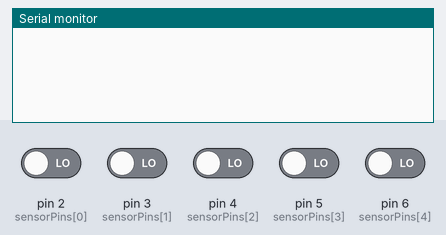
Bench run of a sketch on a simulated Arduino Uno, built with avr-gcc and run on an emulated ATmega328P. On the bench: the last lines printed to the serial monitor. The test bench sets the inputs (shaded band); at power-on: pin 2 (sensorPins[0]), pin 3 (sensorPins[1]), pin 4 (sensorPins[2]), pin 5 (sensorPins[3]), pin 6 (sensorPins[4]) LOW.

Above: at 1.2 s.
1.3 s: pin 2 (sensorPins[0]) driven HIGH
At 2.5 s:
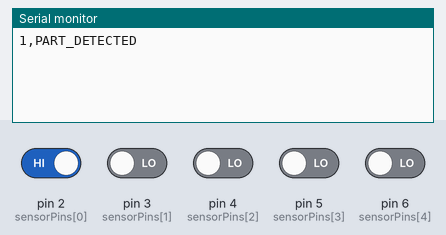
2.8 s: pin 3 (sensorPins[1]) driven HIGH
At 3.8 s:
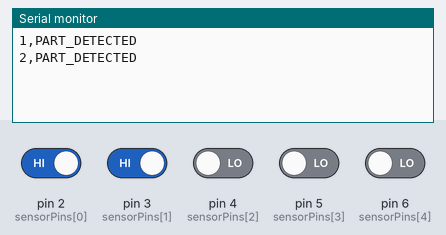
4.3 s: pin 4 (sensorPins[2]) driven HIGH
At 4.9 s:
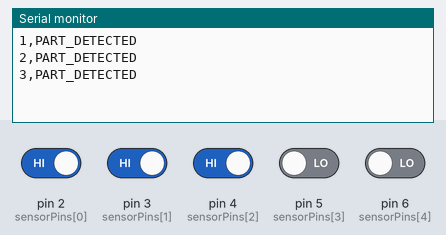
5.8 s: pin 5 (sensorPins[3]) driven HIGH
At 7.0 s:
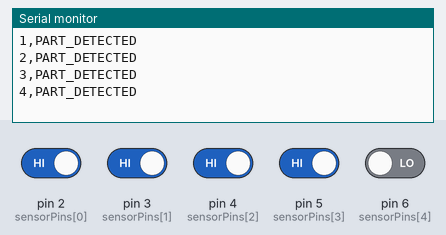
7.3 s: pin 6 (sensorPins[4]) driven HIGH
At 8.4 s:
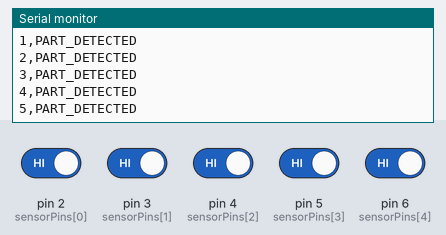
Timing chart, 0 to 9.8 s (numbered marks = the images above; inputs shaded):
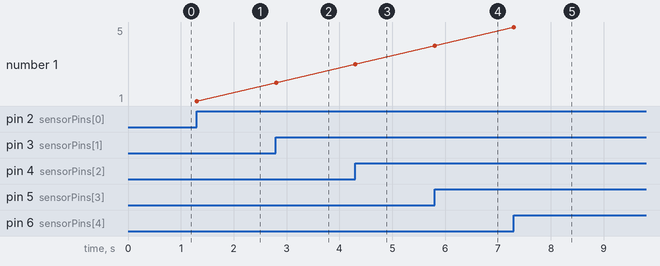

The sketch:

two_sensor_counter.ino
```cpp
const int NUM_STATIONS = 5;
const int sensorPins[NUM_STATIONS] = {2, 3, 4, 5, 6};

const unsigned long DEBOUNCE_MS = 20;

int lastState[NUM_STATIONS];
unsigned long lastChange[NUM_STATIONS];

void setup() {
  Serial.begin(9600);
  for (int i = 0; i < NUM_STATIONS; i++) {
    pinMode(sensorPins[i], INPUT);
    lastState[i] = digitalRead(sensorPins[i]);
    lastChange[i] = 0;
  }
}

void loop() {
  unsigned long now = millis();

  for (int i = 0; i < NUM_STATIONS; i++) {
    int state = digitalRead(sensorPins[i]);

    if (state != lastState[i] && (now - lastChange[i]) >= DEBOUNCE_MS) {
      lastChange[i] = now;
      lastState[i] = state;

      // PNP: beam blocked = pin goes HIGH = new part
      if (state == HIGH) {
        Serial.print(i + 1);
        Serial.println(",PART_DETECTED");
      }
    }
  }
}
```

Measured:
- after the input at 1.3 s, the serial monitor: prints a new line at once (image 1)
- after the input at 2.8 s, the serial monitor: prints a new line at once (image 2)
- after the input at 4.3 s, the serial monitor: prints a new line at once (image 3)
- after the input at 5.8 s, the serial monitor: prints a new line at once (image 4)
- after the input at 7.3 s, the serial monitor: prints a new line at once (image 5)
- plotted number 1: 1 → 2 after the input at 2.8 s, 2 → 3 after the input at 4.3 s, 3 → 4 after the input at 5.8 s, 4 → 5 after the input at 7.3 s
